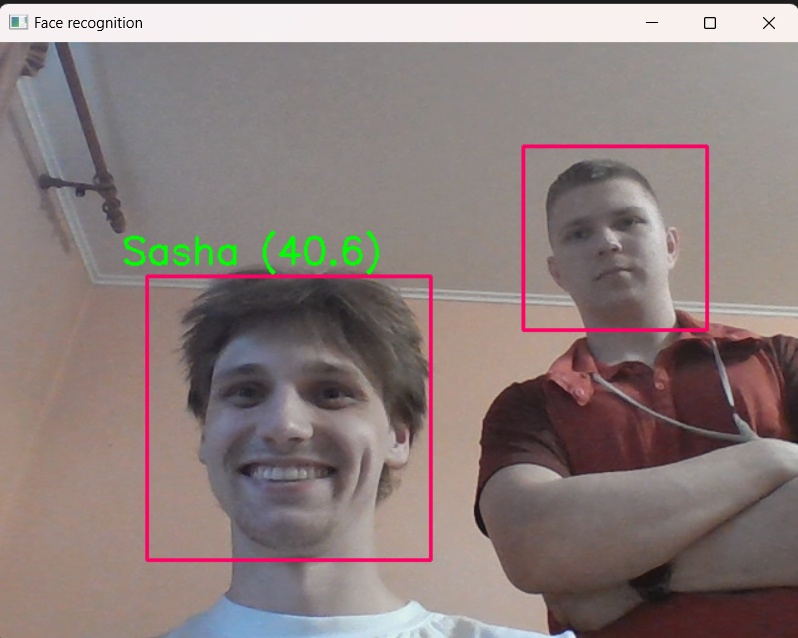
#> input picture images_to_report/detect.jpg, 798 x 638 px, given as the content of the folder dataSet/Sasha, which was not available
$ python -i face_train.py   (imports and definitions only)
#> lines starting #> are read from the running program, lines starting #| are printed output that depends on the picture; pictures that were not available may be replaced by others from this repository, and a replacement may not be noted
import cv2 # подключаем библиотеку машинного зрения
import os # библиотека для вызова системных функций
import numpy as np
from PIL import Image

path = os.path.dirname(os.path.abspath(__file__)) # получаем абсолютный путь к директории
dataPath = 'dataSet\Sasha'

# LBPH — это алгоритм распознавания лиц, основанный на локальных бинарных шаблонах (Local Binary Patterns)
recognizer = cv2.face.LBPHFaceRecognizer_create(radius=1)
# Загрузка каскадного классификатора Хаара для обнаружения лиц
faceCascade = cv2.CascadeClassifier(cv2.data.haarcascades + "haarcascade_frontalface_default.xml")

# получаем картинки и подписи из датасета
def get_images_and_labels(datapath):
    # получаем путь к картинкам
#> called with datapath = 'dataSet\\Sasha'
    image_paths = [os.path.join(datapath, f) for f in os.listdir(datapath)]

    # списки картинок и подписей на старте пустые
    images = []
    labels = []
    label_ids = {}  # Словарь для сопоставления строковых меток с целочисленными идентификаторами
    current_id = 0

    # перебираем все картинки в датасете
    for image_path in image_paths:
        # Извлеките метку из имени файла (первые 5 символов)
        label_str = os.path.split(image_path)[1][:5]

        # Преобразование строковой метки в целочисленный ID
        if label_str not in label_ids:
            label_ids[label_str] = current_id
            current_id += 1
        label = label_ids[label_str]

        image_pil = Image.open(image_path).convert('L') # читаем картинку и сразу переводим в ч/б(.convert('L'))
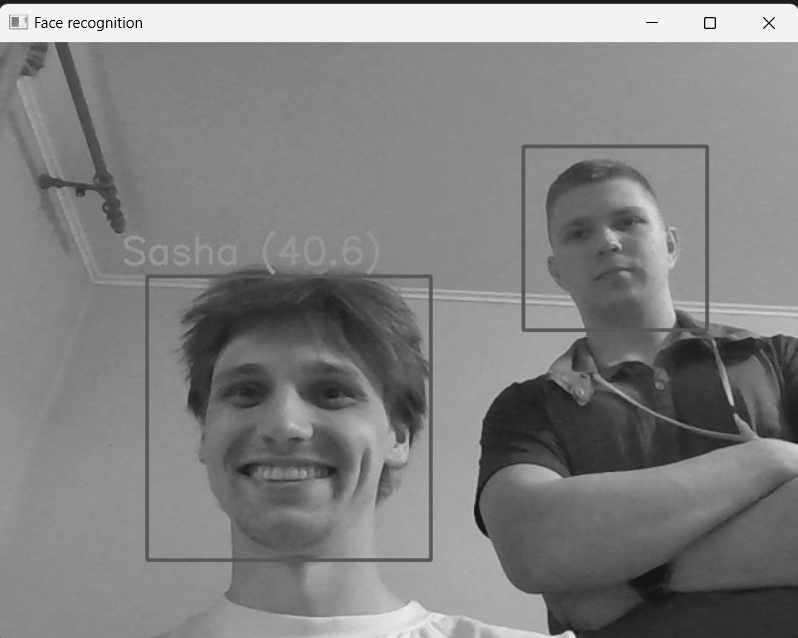
#> image_pil: PIL image 798x638 L; min 0, max 254, mean 129.1
        image = np.array(image_pil, 'uint8') # переводим картинку в numpy-массив
        faces = faceCascade.detectMultiScale(image) # определяем лицо на картинке
#> faces = [[550, 175, 128, 128], [169, 298, 236, 236]]

        # если лицо найдено
        for (x, y, width, height) in faces:
            images.append(image[y: y + height, x: x + width]) # добавляем его к списку картинок
            labels.append(label) # добавляем id пользователя в список подписей

            # Вывод информации о файле и координатах лица
            print(f"Файл: {image_path} (x: {x}, y: {y}, width: {width}, height: {height})")

            cv2.imshow("Adding faces to training set...", image) # выводим текущую картинку на экран
            cv2.waitKey(100) # добавляем задержку
#> this loop made 2 passes
#| Файл: dataSet\Sasha/detect.jpg (x: 550, y: 175, width: 128, height: 128)
#| Файл: dataSet\Sasha/detect.jpg (x: 169, y: 298, width: 236, height: 236)
#> after the loop, images = 2 items; labels = [0, 0]

    # возвращаем список картинок и подписей
    return images, np.array(labels, dtype=np.int32), label_ids  # Возвращаем отображение меток для справки

# получаем список картинок и подписей
images, labels, label_mapping = get_images_and_labels(dataPath)
#> images = 2 items; labels = [0, 0]; label_mapping = {'detec': 0}

# обучаем модель распознавания на наших картинках и учим сопоставлять её лица и подписи к ним
# [7 lines not run here, left out]

>>> result = get_images_and_labels('images_to_report/detect.jpg')
#> the loop in get_images_and_labels (call 2), `for (x, y, width, height) in faces:` made 2 passes
#| Файл: images_to_report/detect.jpg/detect.jpg (x: 550, y: 175, width: 128, height: 128)
#| Файл: images_to_report/detect.jpg/detect.jpg (x: 169, y: 298, width: 236, height: 236)

$ run again, on images_to_report/smile.jpg
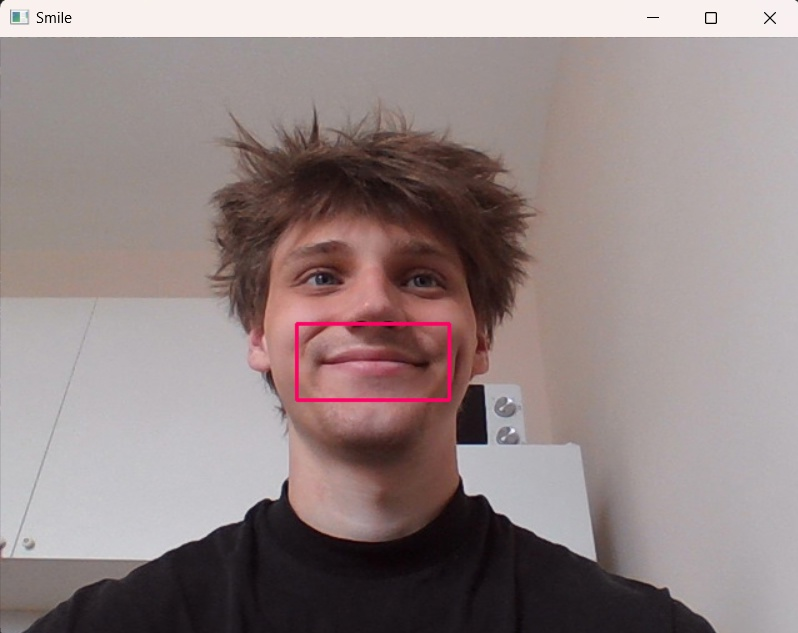
#> input picture images_to_report/smile.jpg, 798 x 633 px, given as the content of the folder dataSet/Sasha, which was not available
#> in get_images_and_labels, `image_pil = Image.open(image_path).convert('L') # читаем картинку и ср..`:
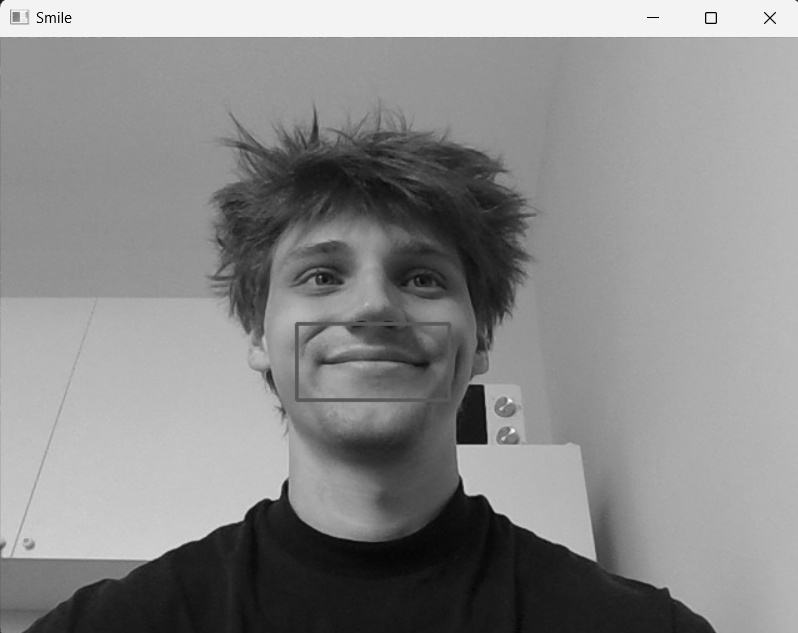
#> image_pil: PIL image 798x633 L; min 1, max 253, mean 137.8
#> faces = [[247, 180, 239, 239]]
#> the loop in get_images_and_labels, `for (x, y, width, height) in faces:` made 1 pass
#> (printed output is left out)
#> after the loop in get_images_and_labels, `for (x, y, width, height) in faces:`: images = 1 item; labels = [0]
#> `images, labels, label_mapping = get_images_and_labels(dataPath)`: images = 1 item; labels = [0]; label_mapping = {'smile': 0}
#> the loop in get_images_and_labels (call 2), `for (x, y, width, height) in faces:` made 1 pass
#> (printed output is left out)
